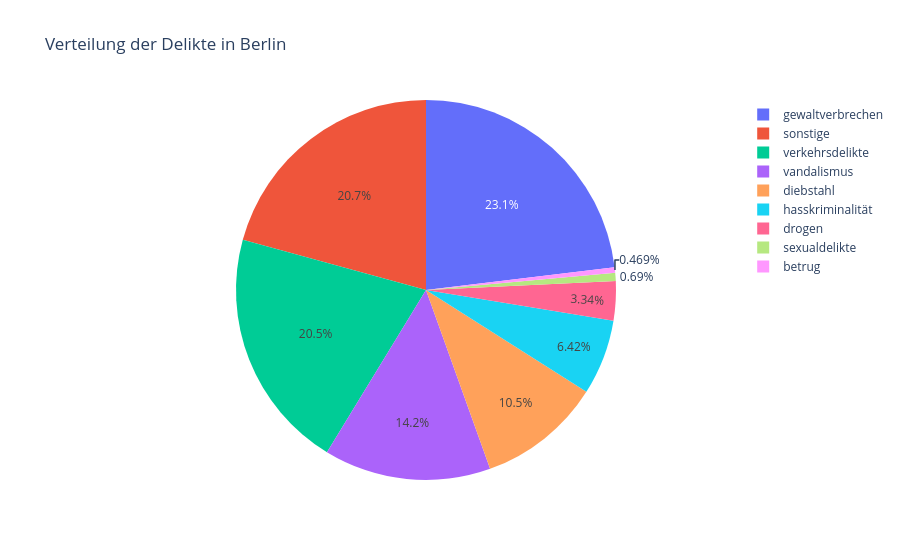

The notebook cell this image was saved under:
### Code cell
import plotly.express as px

# Die "all"-Zeile extrahieren
all_values = loc_df.loc['all'].dropna()  # Dropna entfernt die NaN-Werte (z. B. in 'relative_sum' und 'gesamt')

# Pie-Plot erstellen
fig = px.pie(names=all_values.index, values=all_values.values, title='Verteilung der Delikte in Berlin')
fig.show()

### Figure 1 — Plotly figure (JSON) as saved in the notebook; plotly's stock layout.template omitted (floating-point values rounded to 4 significant figures)
{"data": [{"domain": {"x": [0, 1], "y": [0, 1]}, "hovertemplate": "label=%{label}<br>value=%{value}<extra></extra>", "labels": ["verkehrsdelikte", "vandalismus", "sexualdelikte", "drogen", "betrug", "diebstahl", "hasskriminalität", "gewaltverbrechen", "sonstige"], "legendgroup": "", "name": "", "showlegend": true, "type": "pie", "values": [2888, 1997, 97, 469, 66, 1479, 902, 3247, 2915]}], "layout": {"legend": {"tracegroupgap": 0}, "title": {"text": "Verteilung der Delikte in Berlin"}}}
